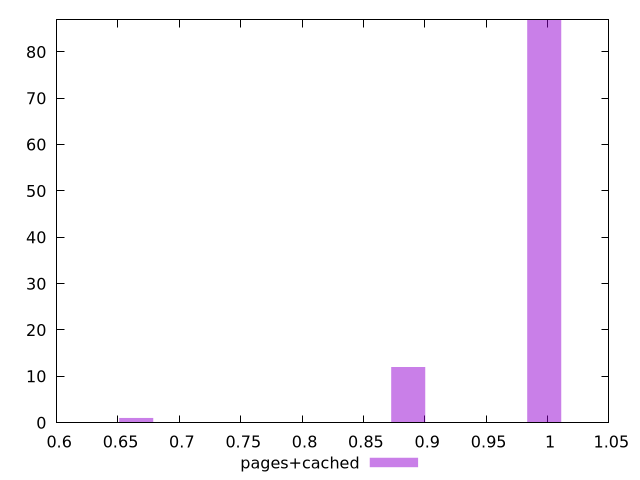

Reproduce this figure in gnuplot.
$_pagesCached <<EOF
0.6648779375353567 1
0.886503916713809 12
0.9973169063030352 87
EOF
set key outside below
set terminal pngcairo
set output "report_00004_2020-11-02T20-21-41.718Z/unused-css-rules/pages+cached//hist.png"
set yrange [0:87]
set boxwidth 0.02770324739730653
set style fill transparent solid 0.5 noborder
plot $_pagesCached title "pages+cached" with boxes ,
